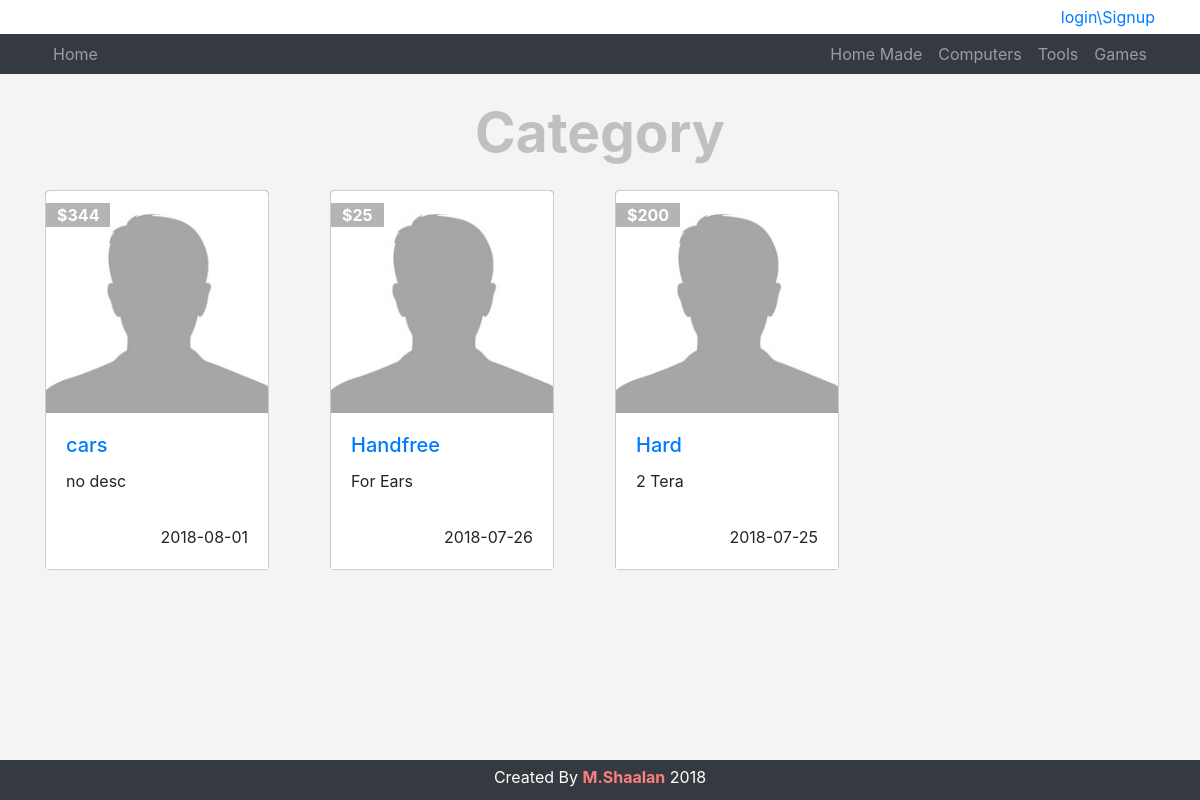
/categories.php?pageId=23, run on the app's committed database.
### tables this page shows
CREATE TABLE `categories` (
  `id` int(11) NOT NULL,
  `name` varchar(255) NOT NULL,
  `description` text NOT NULL,
  `ordering` int(11) DEFAULT NULL,
  `parent` tinyint(4) NOT NULL,
  `visibility` tinyint(4) NOT NULL DEFAULT '0',
  `allow_comment` tinyint(4) NOT NULL DEFAULT '0',
  `allow_ads` tinyint(4) NOT NULL DEFAULT '0'
);

CREATE TABLE `items` (
  `itemId` int(11) NOT NULL,
  `name` varchar(255) NOT NULL,
  `description` text NOT NULL,
  `price` varchar(255) NOT NULL,
  `addDate` date NOT NULL,
  `tags` varchar(225) NOT NULL,
  `countryMade` varchar(255) NOT NULL,
  `image` varchar(255) NOT NULL,
  `status` varchar(255) NOT NULL,
  `rating` smallint(6) NOT NULL,
  `cat_id` int(11) NOT NULL,
  `member_id` int(11) NOT NULL,
  `approve` tinyint(4) NOT NULL DEFAULT '0'
);

### init.php (called while the page is built, shortened)
<?php
	include "admin/connect.php";
	$tpl  = 'includes/templates/';
	$func = 'includes/functions/';
	$css  = 'layout/css/';
	$langEnglish = 'includes/languages/';
	include $func . 'func.php';
	include $langEnglish . 'english.php';
	include $tpl . 'header.php';
?>

### includes/languages/english.php (called while the page is built)
<?php
	function lang($phrase) {
		static $lang = array(
			"admin home"  		  => "Home",
			"admin Categories"    => "Categories",
			"Name"                => "Muhammad",
			"Edit Profile"        => "Edit Profile",
			"Setting"             => "Setting",
			"Logout"              => "Logout",
			"Item"                => "Items",
			"Member"              => "Member",
			"comment"             => "Comment",
			"Statistics"          => "Statistics",
			"Logs"                => "Logs",
		);
		return $lang[$phrase];
	}

### includes/functions/func.php (called while the page is built, shortened)
<?php
function getAll($items, $table, $where = NULL, $orderField, $order = "DESC"){
	global $con;
	$getAll = $con->prepare("SELECT $items FROM $table $where ORDER BY $orderField $order");
	$getAll->execute();
	$all = $getAll->fetchAll();
	return $all;
}

### categories.php (the view, shortened to what this page needs)
<?php
	include "init.php";
		echo "<div class='container'>";
			echo "<h1 class='text-center'>Category</h1>";
			echo "<div class='row'>";
				if(isset($_GET['pageId']) && is_numeric($_GET['pageId'])){
					$pagId = intval($_GET['pageId']);
					foreach (getAll("*", "items","WHERE cat_id = {$pagId} AND approve = 1", "itemId") as $item) {?>
							<div class="col-lg-3 col-md-4 col-sm-6">
								<div class="card item-box" style="width: 14rem;">
									<span class="price-tag"><?php echo $item['price'];?></span>
								    <img class="card-img-top" src="avatar.jpg" alt="Card image cap">
								    <div class="card-body">
									    <h5 class="card-title"><a href="item.php?itemId=<?php echo $item['itemId'] ?>"><?php echo $item['name'];?><a/></h5>
									    <p class="card-text"><?php echo $item['description'];?></p>
									    <div class="date"><?php echo $item['addDate'];?></div>
								    </div>
								</div>
							</div>
			<?php }
			}else{
				echo "Error";
			}
			echo "</div>";
		echo "</div>";
	include $tpl . 'footer.php';?>

### includes/templates/header.php (shortened to what this page needs)
<!DOCTYPE html>
<html>
	<head>
		<link rel="stylesheet" type="text/css" href="<?php echo $css; ?>bootstrap.min.css">
		<link rel="stylesheet" type="text/css" href="<?php echo $css; ?>all.css">
		<link rel="stylesheet" type="text/css" href="<?php echo $css; ?>jquery-ui.min.css">
		<link rel="stylesheet" type="text/css" href="<?php echo $css; ?>jquery.selectBoxIts.css">
		<link rel="stylesheet" type="text/css" href="<?php echo $css; ?>fron.css">
	</head>
	<body>
			<div class="nav-upper clearfix">
		  		<div class="container">
		  			 <?php
			  			if(isset($_SESSION['user'])){?>
			  				<img class="img-circle img-thumbnail img-responsive img-user mx-auto" src="avatar.jpg">
				  			<div class="btn-group dropdown show">
								<span class="btn btn-custom dropdown-toggle" data-toggle="dropdown">
									<?php echo $sessionUser; ?>
								</span>
								  <div class="dropdown-menu">
									   <a class="dropdown-item" href='profile.php'>My Profile</a>
									   <a class="dropdown-item" href='ads.php'>New Item</a>
									   <a class="dropdown-item" href='logout.php'>Logout</a>
								  </div>
							</div>
						<?php }else{
							echo "<a href='login.php'><span class='float-right'>login\Signup</span></a>";
						}?>
		  		</div>
		  	</div>
		  <nav class="navbar navbar-expand-lg navbar-dark bg-dark">
		    <div class="container">
		      <a class="navbar-brand" href="index.php"><?php echo lang('admin home'); ?></a>
		      <div class="collapse navbar-collapse" id="navbarSupportedContent">
		        <ul class="navbar-nav ml-auto">
		        	<?php include "admin/connect.php";
		        		$getCat = getAll("*", "categories", "WHERE parent = 0", "id", "ASC");
		        		foreach ($getCat as $cat) {
							echo "<li class='nav-item'>
										<a class='nav-link' href='categories.php?pageId=" . $cat['id'] . "'>"
																 . $cat['name'] . "</a></li>";
						}
		        	?>
		        </ul>
		      </div>
		    </div>
		  </nav>

### includes/templates/footer.php (shortened to what this page needs)
<footer class="footer">Created By <strong><a href="http://shaalan.epizy.com/M-Shaalan-v1" target="_blank">M.Shaalan</a></strong> 2018</footer>
	</body>
</html>

### layout/css/fron.css (style rules this page uses)
body { background-color: #f4f4f4; font-size: 16px; }
h1 { margin: 25px; font-size: 55px; font-weight: bold; color: #666 }
.nav-upper { padding: 5px; background-color: #fff }
.navbar-dark .navbar-brand { font-size: 1em; color: rgba(255,255,255,.5); padding-right: .5rem; padding-left: .5rem; margin: 0; }
.navbar { padding: 0; }
.item-box { position: relative; border: 1px solid #ccc; }
.item-box .price-tag { padding: 0px 11px; position: absolute; background-color: #b4b4b4; top: 12px; color: #FFF; font-weight: bold; }
h1 { color: #c0c0c0 }
.card { background-color: #008dde; margin-bottom: 20px }
.card-body { background-color: #fff }
.item-box .card-body .date { float: right; }
.item-box p { height: 40px; max-height: 44px }
footer { position: fixed; padding: 5px; color: #fff; background: #343a40; text-align: center; bottom: 0; width: 100%; height: 40px; }
footer strong { color: #FB7F7F }
footer strong a { color: inherit }

### data on the page
categories: name "Home Made"
categories: name "Computers"
categories: name "Tools"
categories: name "Games"
items: price "$344", name "cars", description "no desc", addDate "2018-08-01"
items: price "$25", name "Handfree", description "For Ears", addDate "2018-07-26"
items: price "$200", name "Hard", description "2 Tera", addDate "2018-07-25"

### other printed values
lang('admin home') "Home"
